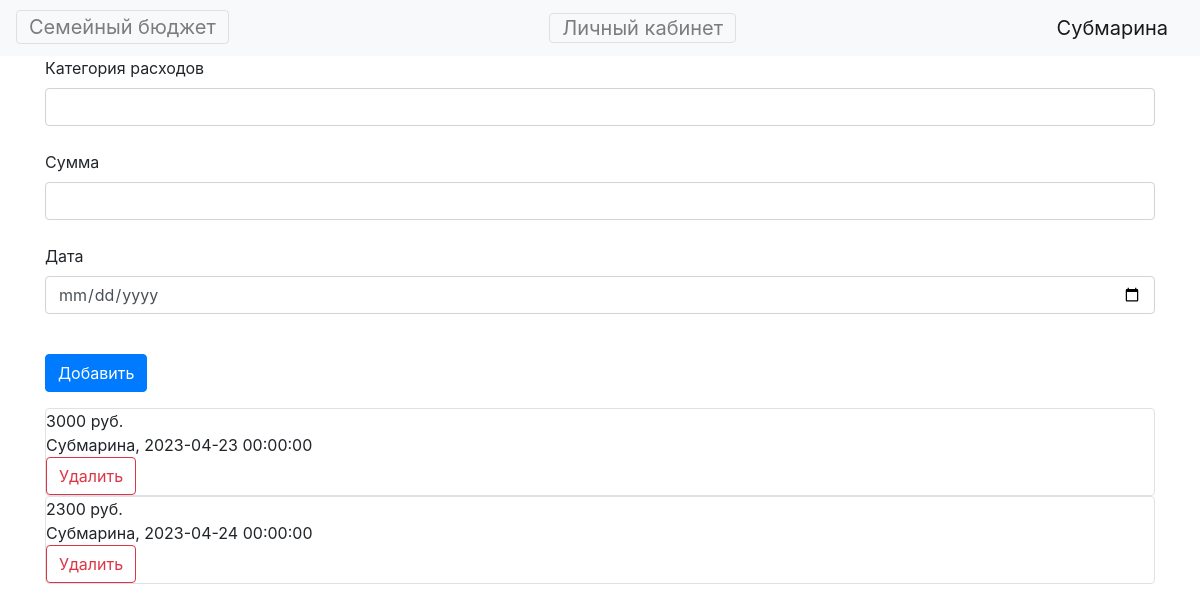
/lms (signed in), run on an earlier commit of the app's database.
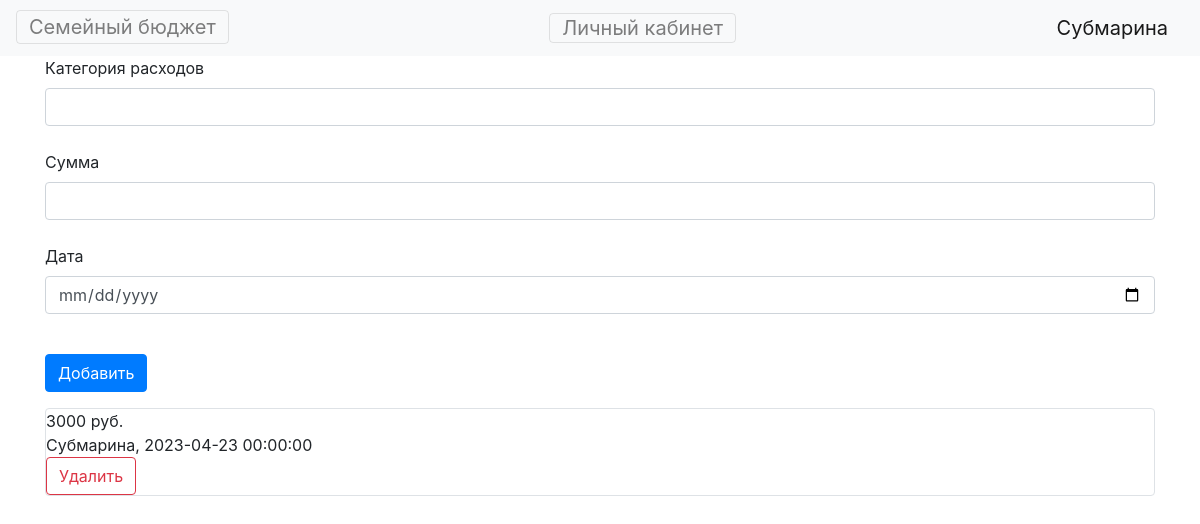
And on a later commit of the database.
### data/expenses.py (models this page shows, shortened)
class Expenses(SqlAlchemyBase):
    __tablename__ = 'expenses'
    id = sqlalchemy.Column(sqlalchemy.Integer,
                           primary_key=True, autoincrement=True)
    title = sqlalchemy.Column(sqlalchemy.String, nullable=True)
    money = sqlalchemy.Column(sqlalchemy.Integer, nullable=False)
    created_date = sqlalchemy.Column(sqlalchemy.DateTime,
                                     default=datetime.datetime.now)
    user_id = sqlalchemy.Column(sqlalchemy.Integer,
                                sqlalchemy.ForeignKey("users.id"))
    user = orm.relationship('User')

### data/users.py (models this page shows, shortened)
class User(SqlAlchemyBase, UserMixin):
    __tablename__ = 'users'
    id = sqlalchemy.Column(sqlalchemy.Integer,
                           primary_key=True, autoincrement=True)
    name = sqlalchemy.Column(sqlalchemy.String, nullable=True)
    email = sqlalchemy.Column(sqlalchemy.String,
                              index=True, unique=True, nullable=True)
    hashed_password = sqlalchemy.Column(sqlalchemy.String, nullable=True)
    created_date = sqlalchemy.Column(sqlalchemy.DateTime,
                                     default=datetime.datetime.now)
    expenses = orm.relationship("Expenses", back_populates='user')

### main.py (the view, shortened to what this page needs)
@app.route("/lms", methods=['GET', 'POST'])
def lms():
    form = ExpenseForm()
    if current_user.is_authenticated:
        db_sess = db_session.create_session()
        expenses = db_sess.query(Expenses).filter(Expenses.user == current_user)
    return render_template("lms.html", expenses=expenses, form=form)

### forms/expensesform.py
class ExpenseForm(FlaskForm):
    title = StringField('Категория расходов', validators=[DataRequired()])
    money = IntegerField("Сумма")
    created_date = DateField("Дата", format="%Y-%m-%d")
    submit = SubmitField('Добавить')

### data/db_session.py (called while the page is built)
def create_session() -> Session:
    global __factory
    return __factory()

### main.py (called while the page is built)
@login_manager.user_loader
def load_user(user_id):
    db_sess = db_session.create_session()
    return db_sess.query(User).get(user_id)

### templates/lms.html (shortened to what this page needs)
{% extends "base.html" %}
{% block content %}
<form action="" method="post">
    <div>
        {{ form.title.label }}<br>
        {{ form.title(class="form-control") }}<br>
    </div>
    <div>
        {{ form.money.label }}<br>
        {{ form.money(class="form-control") }}<br>
    </div>
    <p>
        {{ form.created_date.label }}<br>
        {{ form.created_date(class="form-control") }}<br>
    <p>
{% if current_user.is_authenticated %}
    <p>{{ form.submit(type="submit", class="btn btn-primary") }}</p>
{% endif %}
</form>
        {% for item in expenses%}
        <div class="col-md6 border rounded">
        <div>
            {{item.money}} руб.
        </div>
        <div>
            {{item.user.name}}, {{item.created_date}}
        </div>
            <a href="/news_delete/{{ item.id }}" class="btn btn-outline-danger">
                Удалить
            </a>
        </div>
    {% endfor %}
{% endblock %}

What changed in the data, as far as the page shows it:
removed Expenses: money "2300", user.name "Субмарина", created_date "2023-04-24 00:00:00"
